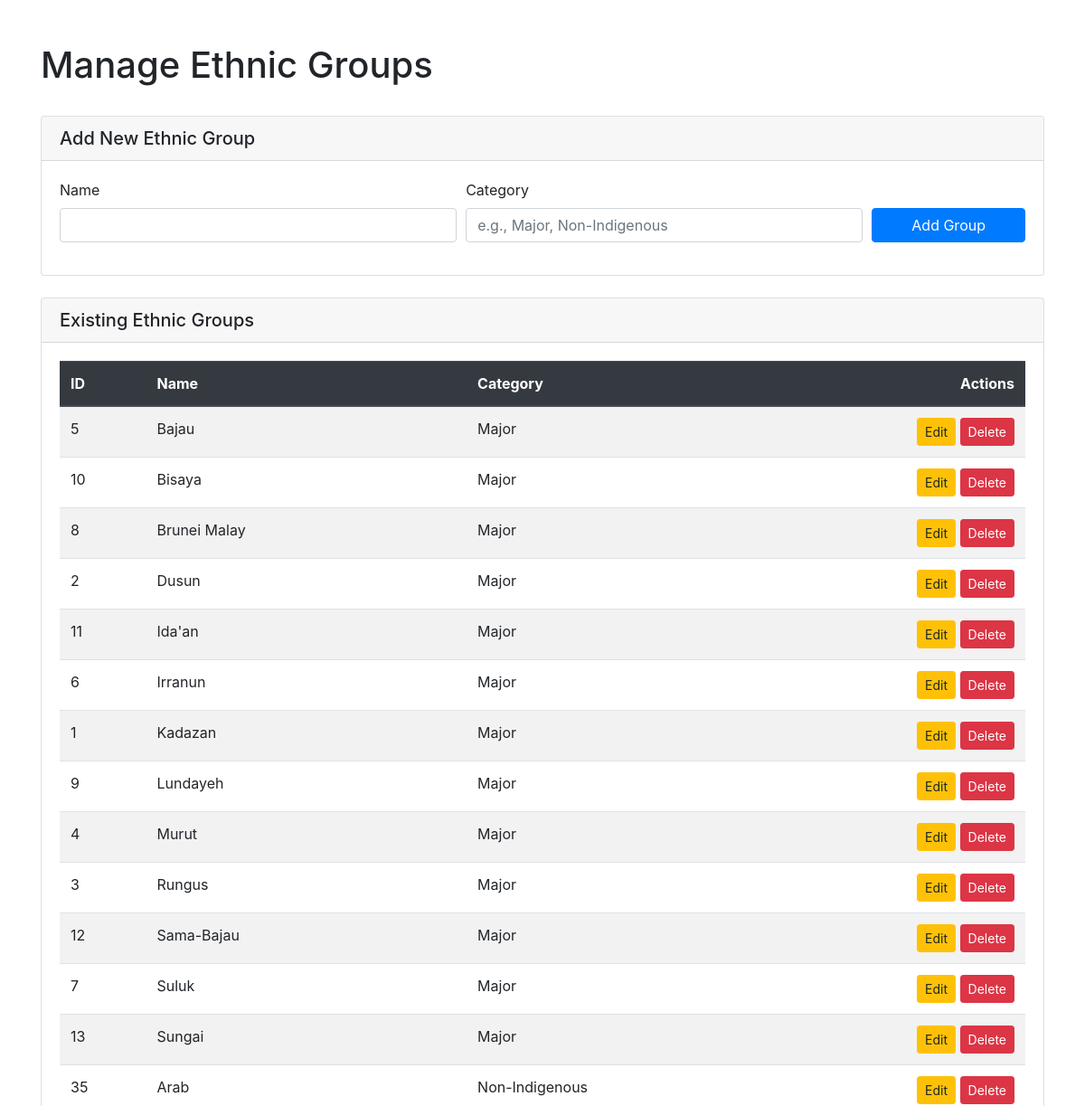
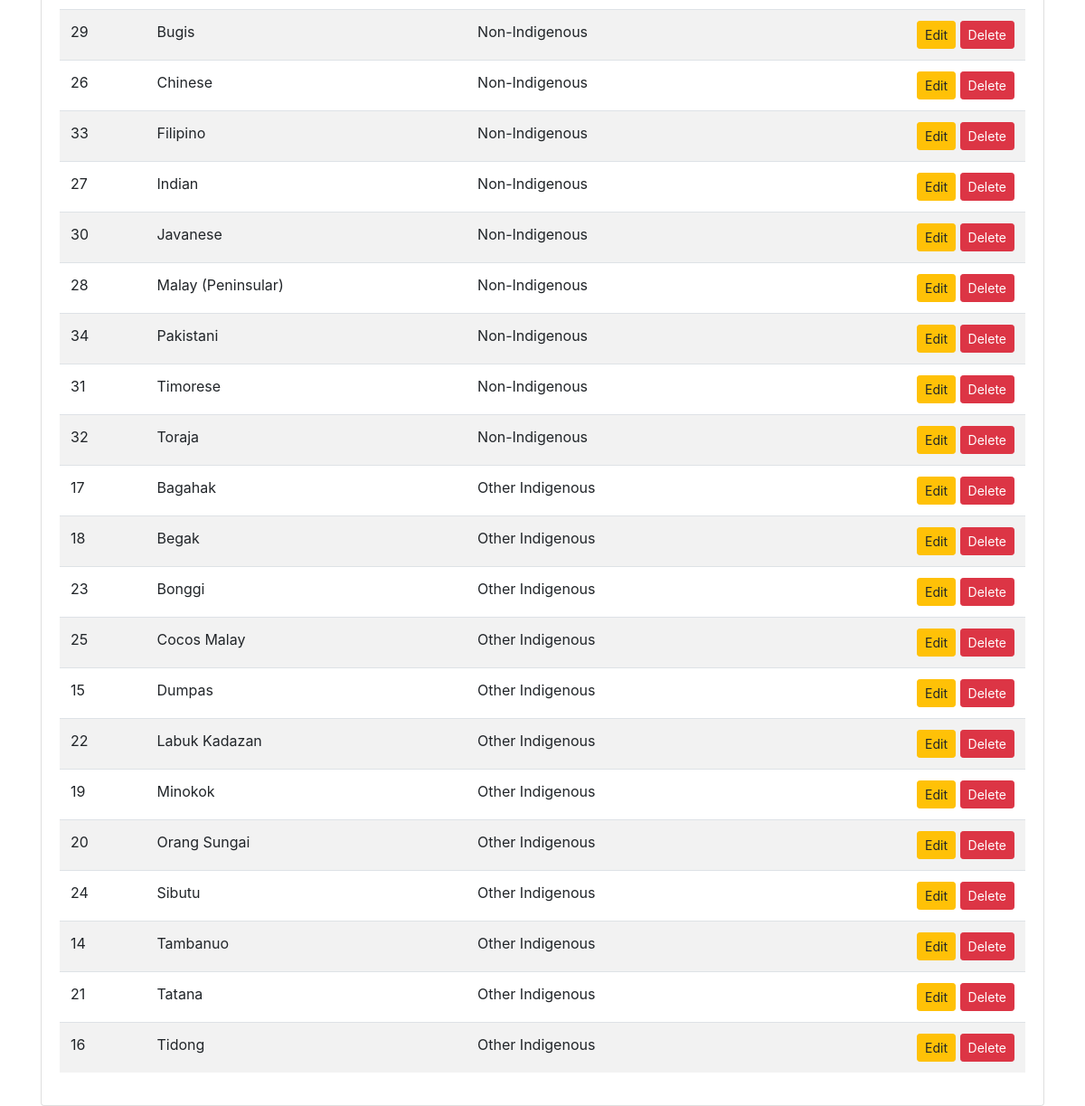
The app's page /admin/ethnic_groups.php with its own data (2 pictures, top to bottom).
### tables this page shows
CREATE TABLE `sabah_ethnic_groups` (
  `id` int(11) NOT NULL,
  `name` varchar(100) DEFAULT NULL,
  `category` varchar(50) DEFAULT NULL
);

### app/models/EthnicGroupManager.php (called while the page is built, shortened)
<?php
require_once ROOT_PATH . '/app/models/EthnicGroup.php';
class EthnicGroupManager
{
    private PDO $conn;
    public function __construct(PDO $db_connection)
    {
        $this->conn = $db_connection;
    }
    public function getAll(bool $grouped = false): array
    {
        $sql = "SELECT id, name, category FROM sabah_ethnic_groups ORDER BY category, name";
        $groups = [];
        try {
            $stmt = $this->conn->query($sql);
            while ($row = $stmt->fetch(PDO::FETCH_ASSOC)) {
                $ethnicObject = new EthnicGroup($row['id'], $row['name'], $row['category']);
                if ($grouped) {
                    $groups[$row['category']][] = $ethnicObject;
                } else {
                    $groups[] = $ethnicObject;
                }
            }
        } catch (PDOException $e) {
            return [];
        }
        return $groups;
    }
}

### app/models/EthnicGroup.php (called while the page is built, shortened)
<?php
class EthnicGroup
{
    public function __construct(?int $id = null, ?string $name = null, ?string $category = null)
    {
        $this->id = $id;
        $this->name = $name;
        $this->category = $category;
    }
}

### admin/ethnic_groups.php (the view, shortened to what this page needs)
<?php
require_once ROOT_PATH . '/app/models/EthnicGroupManager.php';
require_once ROOT_PATH . '/app/models/EthnicGroup.php';
$database = new Database();
$db = $database->connect();
$ethnicManager = new EthnicGroupManager($db);
$editing_ethnic = null;
$all_ethnics = $ethnicManager->getAll();
?>
<!DOCTYPE html>
<html lang="en">
<head>
    <link rel="stylesheet" href="https://stackpath.bootstrapcdn.com/bootstrap/4.5.2/css/bootstrap.min.css">
</head>
<body>
    <div class="container mt-5">
        <div class="d-flex justify-content-between align-items-center mb-4">
            <h1>Manage Ethnic Groups</h1>
        </div>
        <div class="card mb-4">
            <div class="card-header">
                <h5 class="mb-0"><?= $editing_ethnic ? 'Edit Ethnic Group' : 'Add New Ethnic Group' ?></h5>
            </div>
            <div class="card-body">
                <form action="ethnic_groups.php" method="POST">
                    <div class="form-row">
                        <div class="form-group col-md-5">
                            <label for="name">Name</label>
                            <input type="text" class="form-control" id="name" name="name" value="<?= htmlspecialchars($editing_ethnic->name ?? '') ?>" required>
                        </div>
                        <div class="form-group col-md-5">
                            <label for="category">Category</label>
                            <input type="text" class="form-control" id="category" name="category" value="<?= htmlspecialchars($editing_ethnic->category ?? '') ?>" placeholder="e.g., Major, Non-Indigenous" required>
                        </div>
                        <div class="form-group col-md-2 d-flex align-items-end">
                            <button type="submit" class="btn btn-primary btn-block"><?= $editing_ethnic ? 'Update Group' : 'Add Group' ?></button>
                        </div>
                    </div>
                </form>
            </div>
        </div>
        <div class="card">
            <div class="card-header">
                <h5 class="mb-0">Existing Ethnic Groups</h5>
            </div>
            <div class="card-body">
                <div class="table-responsive">
                    <table class="table table-striped table-hover">
                        <thead class="thead-dark">
                            <tr>
                                <th>ID</th>
                                <th>Name</th>
                                <th>Category</th>
                                <th class="text-right">Actions</th>
                            </tr>
                        </thead>
                        <tbody>
                            <?php if (empty($all_ethnics)): ?>
                                <tr>
                                    <td colspan="4" class="text-center">No ethnic groups found.</td>
                                </tr>
                            <?php else: ?>
                                <?php foreach ($all_ethnics as $ethnic): ?>
                                    <tr>
                                        <td><?= $ethnic->id ?></td>
                                        <td><?= htmlspecialchars($ethnic->name) ?></td>
                                        <td><?= htmlspecialchars($ethnic->category) ?></td>
                                        <td class="text-right">
                                            <a href="ethnic_groups.php?action=edit&id=<?= $ethnic->id ?>" class="btn btn-sm btn-warning">Edit</a>
                                            <form action="ethnic_groups.php" method="POST" class="d-inline" onsubmit="return confirm('Are you sure you want to delete this item?');">
                                                <button type="submit" class="btn btn-sm btn-danger">Delete</button>
                                            </form>
                                        </td>
                                    </tr>
                                <?php endforeach; ?>
                            <?php endif; ?>
                        </tbody>
                    </table>
                </div>
            </div>
        </div>
    </div>
</body>
</html>

### records on screen
sabah_ethnic_groups: id "5", name "Bajau", category "Major"
sabah_ethnic_groups: id "10", name "Bisaya", category "Major"
sabah_ethnic_groups: id "8", name "Brunei Malay", category "Major"
sabah_ethnic_groups: id "2", name "Dusun", category "Major"
sabah_ethnic_groups: id "11", name "Ida'an", category "Major"
sabah_ethnic_groups: id "6", name "Irranun", category "Major"
sabah_ethnic_groups: id "1", name "Kadazan", category "Major"
sabah_ethnic_groups: id "9", name "Lundayeh", category "Major"
sabah_ethnic_groups: id "4", name "Murut", category "Major"
sabah_ethnic_groups: id "3", name "Rungus", category "Major"
sabah_ethnic_groups: id "12", name "Sama-Bajau", category "Major"
sabah_ethnic_groups: id "7", name "Suluk", category "Major"
sabah_ethnic_groups: id "13", name "Sungai", category "Major"
sabah_ethnic_groups: id "35", name "Arab", category "Non-Indigenous"
sabah_ethnic_groups: id "29", name "Bugis", category "Non-Indigenous"
sabah_ethnic_groups: id "26", name "Chinese", category "Non-Indigenous"
sabah_ethnic_groups: id "33", name "Filipino", category "Non-Indigenous"
sabah_ethnic_groups: id "27", name "Indian", category "Non-Indigenous"
sabah_ethnic_groups: id "30", name "Javanese", category "Non-Indigenous"
sabah_ethnic_groups: id "28", name "Malay (Peninsular)", category "Non-Indigenous"
sabah_ethnic_groups: id "34", name "Pakistani", category "Non-Indigenous"
sabah_ethnic_groups: id "31", name "Timorese", category "Non-Indigenous"
sabah_ethnic_groups: id "32", name "Toraja", category "Non-Indigenous"
sabah_ethnic_groups: id "17", name "Bagahak", category "Other Indigenous"
sabah_ethnic_groups: id "18", name "Begak", category "Other Indigenous"
sabah_ethnic_groups: id "23", name "Bonggi", category "Other Indigenous"
sabah_ethnic_groups: id "25", name "Cocos Malay", category "Other Indigenous"
sabah_ethnic_groups: id "15", name "Dumpas", category "Other Indigenous"
sabah_ethnic_groups: id "22", name "Labuk Kadazan", category "Other Indigenous"
sabah_ethnic_groups: id "19", name "Minokok", category "Other Indigenous"
sabah_ethnic_groups: id "20", name "Orang Sungai", category "Other Indigenous"
sabah_ethnic_groups: id "24", name "Sibutu", category "Other Indigenous"
sabah_ethnic_groups: id "14", name "Tambanuo", category "Other Indigenous"
sabah_ethnic_groups: id "21", name "Tatana", category "Other Indigenous"
sabah_ethnic_groups: id "16", name "Tidong", category "Other Indigenous"
